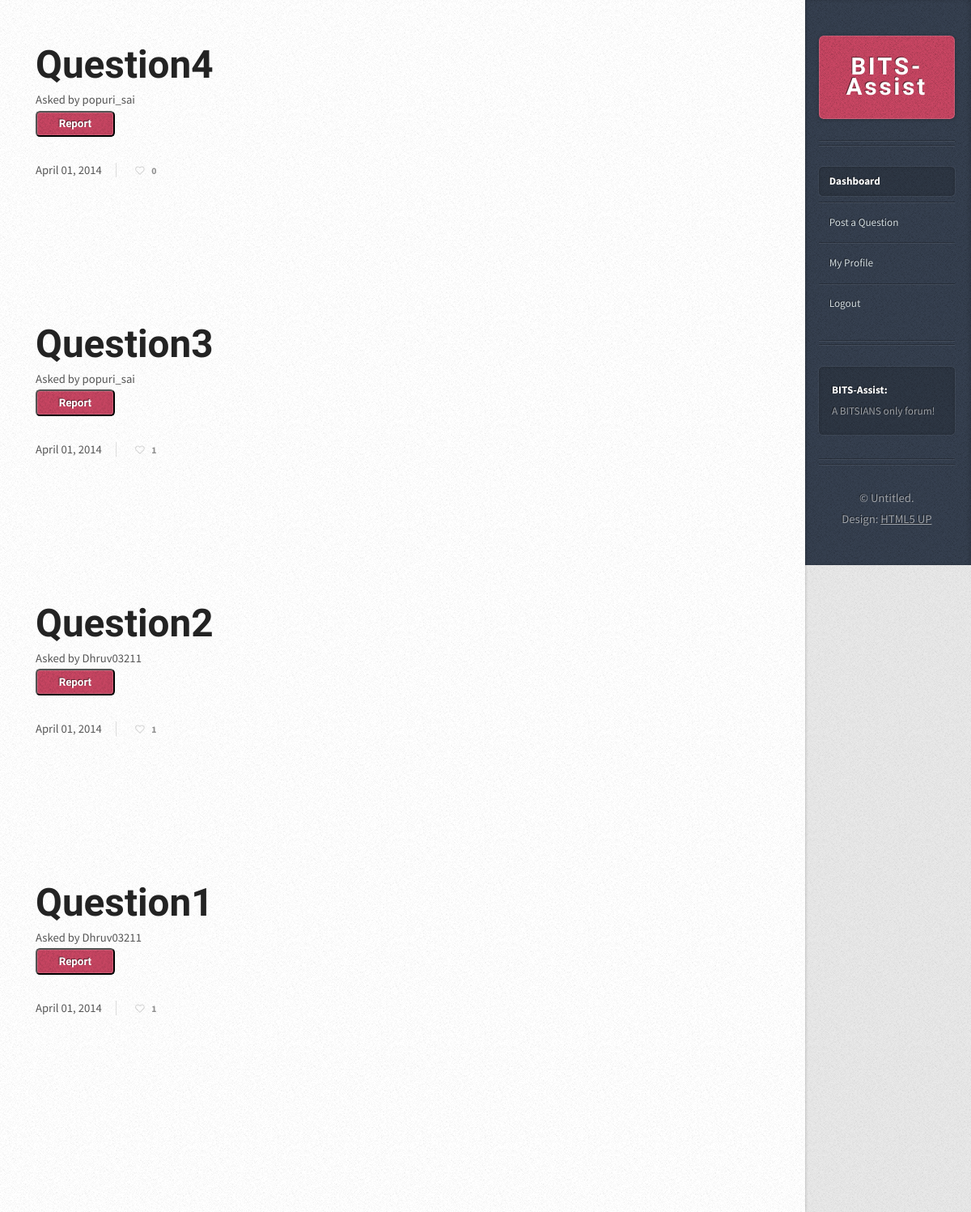
Screenshot of / (signed in) with the database file from the repository.
### Dashboard/models.py (models this page shows, shortened)
class Questions(models.Model):
	question_text = models.CharField(max_length=300)
	asked_by = models.ForeignKey(User,on_delete=models.CASCADE)
	pub_time = models.DateTimeField(default=timezone.now)
	q_likedby = models.ManyToManyField(User,related_name='liked_by')
	q_dislikedby = models.ManyToManyField(User,related_name='disliked_by')
	q_likes = models.IntegerField(default=0)

### Dashboard/views.py (the view)
# urls.py: path('',views.dashboard,name='dashboard'),
@login_required
def dashboard(request):
	questions = Questions.objects.all()
	for question in questions:
		question.q_likes = question.q_likedby.count()
		question.save()
		if f'report{question.pk}' in request.POST:
			question.report.create(report_url=f'http://127.0.0.1:8000/answers/{question.pk}/')
			messages.add_message(request, messages.SUCCESS, 'Reported Successfully')
	questions3 = Questions.objects.order_by('-pub_time','-q_likes')
	context = {
	'questions3':questions3,
	}
	return render(request,'Dashboard/dashboard.html',context)

### Dashboard/templates/Dashboard/dashboard.html (shortened to what this page needs)
{% load static %}
<!DOCTYPE HTML>
<html>
	<head>
		<link rel="stylesheet" href="{% static 'Dashboard/assets/css/main.css' %}" />
	</head>
	<body class="is-preload">
			<div id="content">
				<div class="inner">
	{% for question in questions3 %}
		<article class="box post post-excerpt">
							<header>
								<h2><a href="answers/{{ question.pk }}">{{ question.question_text }}</a></h2>
								<small>Asked by {{ question.asked_by }}</small>
								<small>
								<form method="post">
									<button type ="submit" name="report{{ question.pk }}">
									Report
									</button>
								</form>
							</header>
							<div class="info">
								<span class="date"><span class="month">{{ question.pub_time|date:"F" }}</span> <span class="day">{{ question.pub_time|date:"d" }}</span><span class="year">, 2014</span></span>
								<ul class="stats">
									<li><a href="#" class="icon fa-heart">{{ question.q_likedby.count }}</a></li>
								</ul>
							</div>
		</article><br /> <br /><br />
	{% endfor %}
				</div>
			</div>
			<div id="sidebar">
					<h1 id="logo"><a href="#">BITS-Assist</a></h1>
					<nav id="nav">
						<ul>
							<li class="current"><a href="#">Dashboard</a></li>
							<li><a href="{% url 'ask' %}">Post a Question</a></li>
							<li><a href="{% url 'myprofile' %}">My Profile</a></li>
							<li><a href="/accounts/logout">Logout</a></li>
						</ul>
					</nav>
					<section class="box text-style1">
						<div class="inner">
							<p>
								<strong>BITS-Assist:</strong><br />
								A BITSIANS only forum!
							</p>
						</div>
					</section>
					<ul id="copyright">
						<li>&copy; Untitled.</li><li>Design: <a href="http://html5up.net">HTML5 UP</a></li>
					</ul>
			</div>
	</body>
</html>

### rows the page displays
Questions: question_text "Question4", asked_by "popuri_sai", pub_time "April", pub_time "01", q_likedby.count "0"
Questions: question_text "Question3", asked_by "popuri_sai", pub_time "April", pub_time "01", q_likedby.count "1"
Questions: question_text "Question2", asked_by "Dhruv03211", pub_time "April", pub_time "01", q_likedby.count "1"
Questions: question_text "Question1", asked_by "Dhruv03211", pub_time "April", pub_time "01", q_likedby.count "1"
